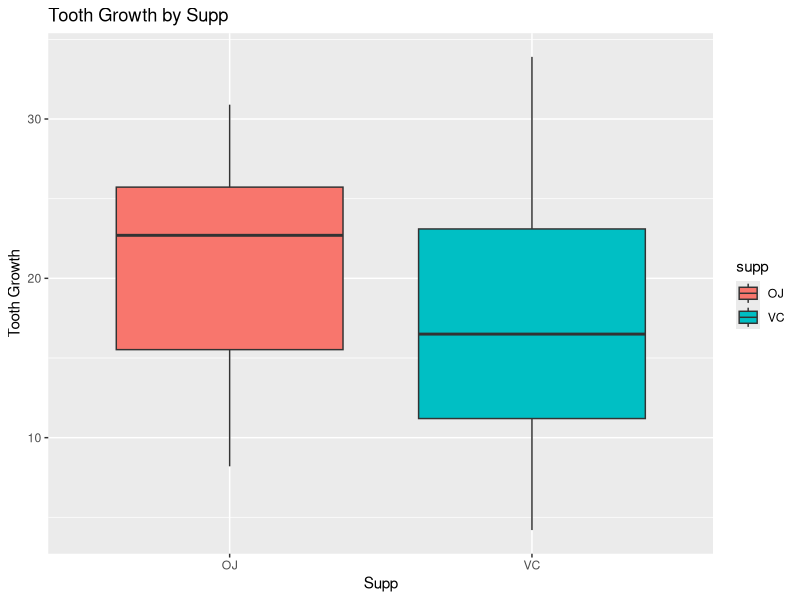
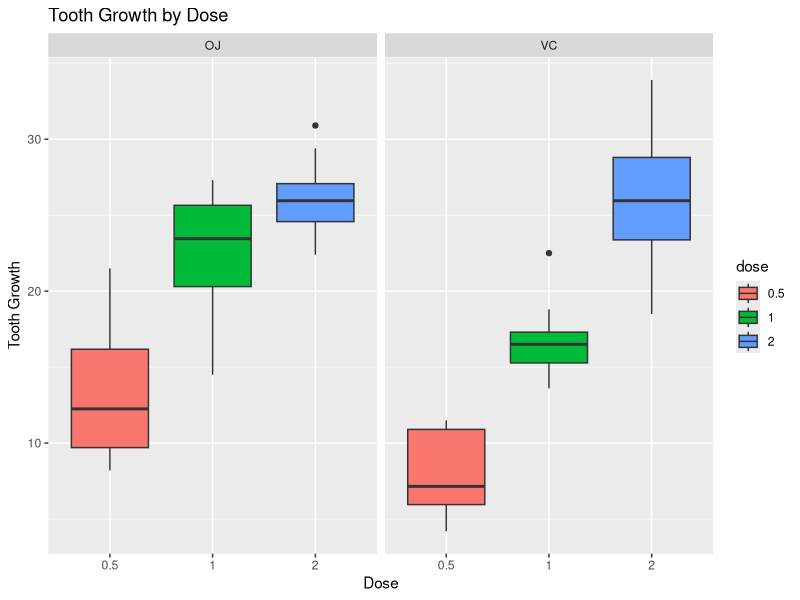

Write the R code that produced these figures, in order.
## ---- chunk 1
knitr::opts_chunk$set(echo = TRUE, fig.width = 6, fig.height = 2.5)
library(datasets)
library(ggplot2)
## ---- chunk 2
toothdata <- ToothGrowth # get the ToothGrowth data into a data.frame
str(toothdata) # a brief summary of the toothdata
sum(!complete.cases(toothdata))
## ---- chunk 3
g2 <- ggplot(toothdata, aes(x=supp, y=len,fill = supp)) +  geom_boxplot() 
g2 <- g2 + labs(title = "Tooth Growth by Supp", x = "Supp", y = "Tooth Growth")
g2
## ---- chunk 4
toothdata$dose <- as.factor(toothdata$dose)
g1 <- ggplot(toothdata, aes(x=dose, y=len,fill=dose)) +  geom_boxplot() + facet_grid(.~ supp) 
g1 <- g1 + labs(title = "Tooth Growth by Dose", x = "Dose", y = "Tooth Growth")
g1
## ---- chunk 5
VC_data <- subset(toothdata, supp == "VC") # get the VC data
OJ_data <- subset(toothdata, supp == "OJ") # get the OJ data
t.test(VC_data$len, OJ_data$len, paired = FALSE)
## ---- chunk 6
VC0.5 <- subset(VC_data, dose == 0.5) # get the 0.5 dose data
VC1 <- subset(VC_data, dose == 1) # get the 1 dose data
VC2 <- subset(VC_data, dose == 2) # get the 2 dose data
t.test(VC0.5$len, VC1$len, paired = FALSE)$p.value
t.test(VC1$len, VC2$len, paired = FALSE)$p.value
## ---- chunk 7
OJ0.5 <- subset(OJ_data, dose == 0.5) # get the 0.5 dose data
OJ1 <- subset(OJ_data, dose == 1) # get the 1 dose data
OJ2 <- subset(OJ_data, dose == 2) # get the 2 dose data
t.test(OJ0.5$len, OJ1$len, paired = FALSE)$p.value
t.test(OJ1$len, OJ2$len, paired = FALSE)$p.value
